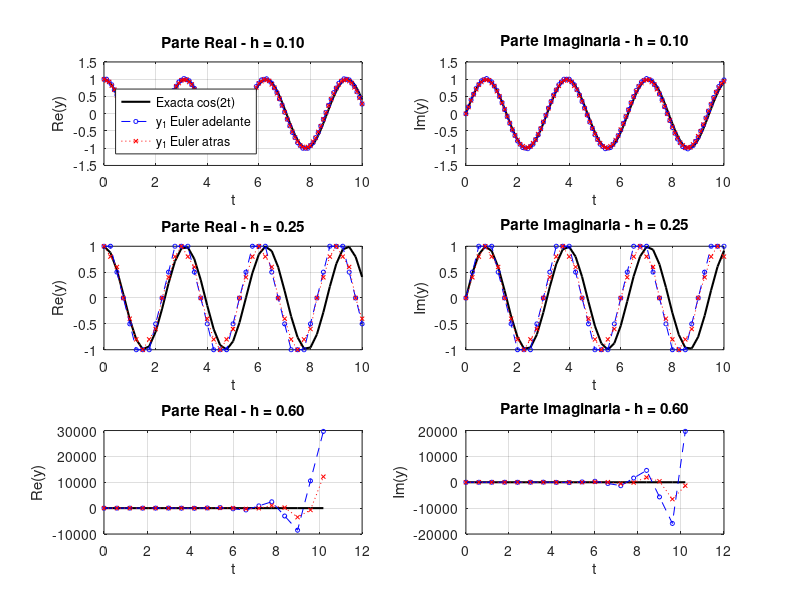

Recreate this plot in MATLAB.
alpha = 2;
lambda = alpha * i; % Unidad imaginaria en Octave
y0 = 1;
T = 10;
pasos = [0.1, 0.25, 0.6]; % Dos estables (h < 0.5) y uno inestable (h > 0.5)

figure('Name', 'Metodo Leapfrog con lambda imaginario puro (lambda = 2i)');

for idx = 1:length(pasos)
    h = pasos(idx);
    N = round(T / h);
    t = (0:N) * h;
    y_exacta = exp(lambda * t);

    % 1. Leapfrog arrancando y1 con Euler hacia adelante
    y_lf_ad = zeros(1, N+1);
    y_lf_ad(1) = y0;
    y_lf_ad(2) = y0 + h * lambda * y0;
    for k = 2:N
        y_lf_ad(k+1) = y_lf_ad(k-1) + 2 * h * lambda * y_lf_ad(k);
    end

    % 2. Leapfrog arrancando y1 con Euler hacia atras
    y_lf_at = zeros(1, N+1);
    y_lf_at(1) = y0;
    y_lf_at(2) = y0 / (1 - h * lambda);
    for k = 2:N
        y_lf_at(k+1) = y_lf_at(k-1) + 2 * h * lambda * y_lf_at(k);
    end

    % Columna izquierda: Parte Real Re(y(t))
    subplot(length(pasos), 2, 2*idx - 1);
    plot(t, real(y_exacta), 'k-', 'LineWidth', 1.5); hold on;
    plot(t, real(y_lf_ad), 'bo--', 'MarkerSize', 3);
    plot(t, real(y_lf_at), 'rx:', 'MarkerSize', 3);
    grid on;
    title(sprintf('Parte Real - h = %.2f', h));
    xlabel('t'); ylabel('Re(y)');
    if idx == 1
        legend('Exacta cos(2t)', 'y_1 Euler adelante', 'y_1 Euler atras', 'Location', 'southwest');
    end

    % Columna derecha: Parte Imaginaria Im(y(t))
    subplot(length(pasos), 2, 2*idx);
    plot(t, imag(y_exacta), 'k-', 'LineWidth', 1.5); hold on;
    plot(t, imag(y_lf_ad), 'bo--', 'MarkerSize', 3);
    plot(t, imag(y_lf_at), 'rx:', 'MarkerSize', 3);
    grid on;
    title(sprintf('Parte Imaginaria - h = %.2f', h));
    xlabel('t'); ylabel('Im(y)');
end
